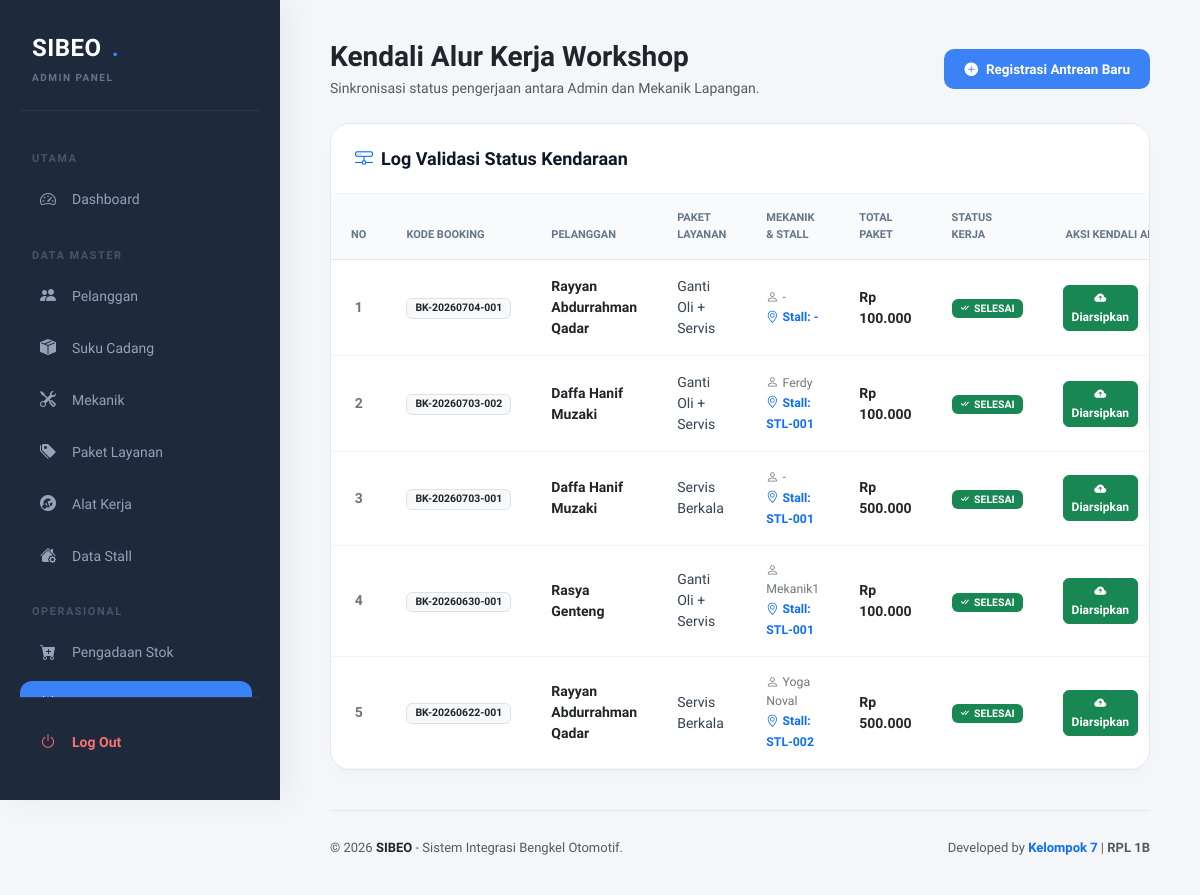
Page /admin/booking.php on the earlier database version.
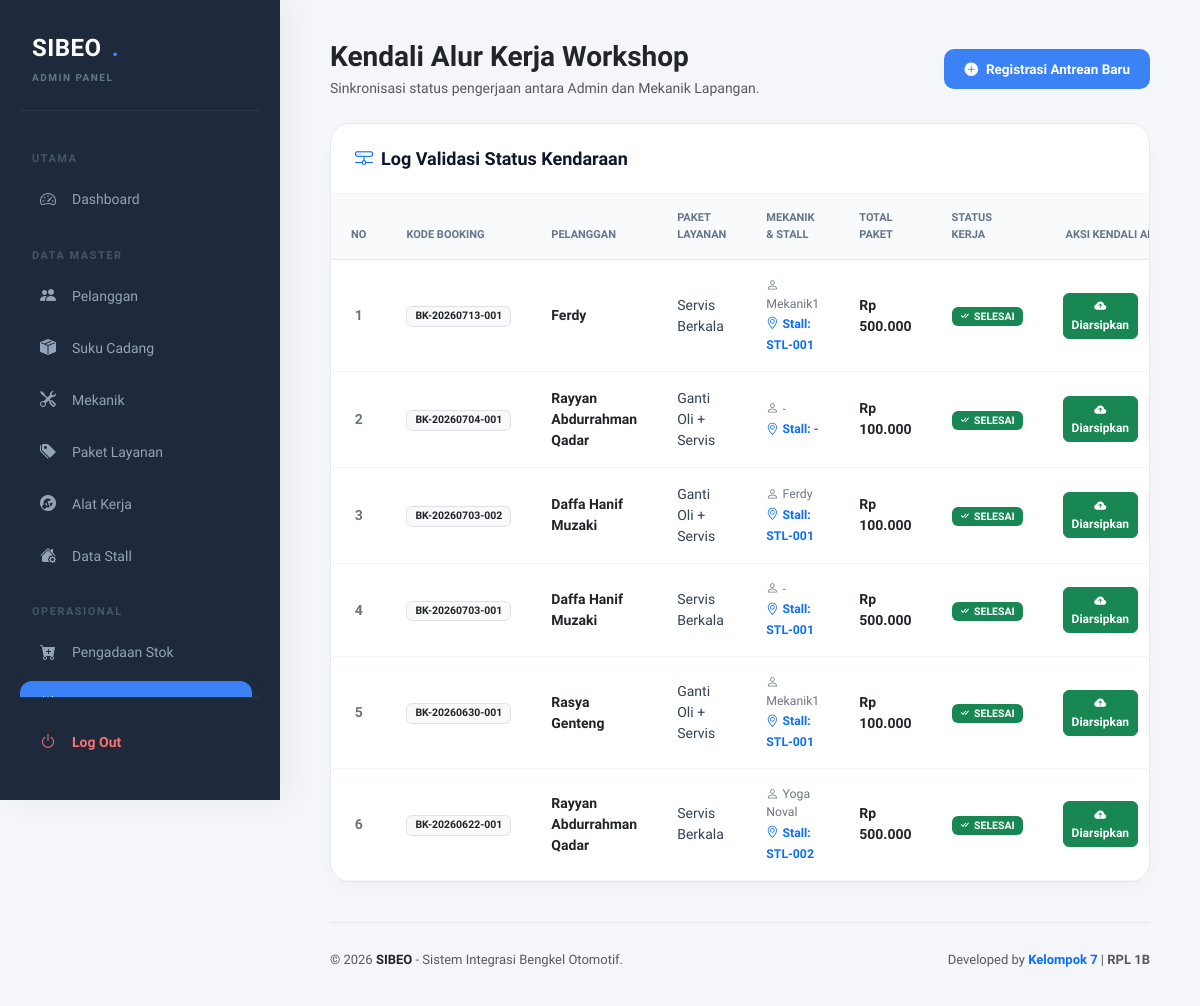
Same page on the later database version.
### tables this page shows
CREATE TABLE `tbl_booking` (
  `id_booking` int(11) NOT NULL,
  `kode_booking` varchar(20) NOT NULL,
  `id_pelanggan` int(11) NOT NULL,
  `id_kendaraan` int(11) NOT NULL,
  `id_paket` int(11) NOT NULL,
  `id_stall` int(11) DEFAULT NULL,
  `id_mekanik` int(11) DEFAULT NULL,
  `tanggal_servis` date NOT NULL,
  `jam_servis` time NOT NULL,
  `keluhan` text NOT NULL,
  `status` varchar(30) NOT NULL DEFAULT 'menunggu',
  `created_at` timestamp NOT NULL DEFAULT current_timestamp()
);

CREATE TABLE `tbl_pelanggan` (
  `id_pelanggan` int(11) NOT NULL,
  `nomor_pelanggan` varchar(20) NOT NULL,
  `nama_lengkap` varchar(100) NOT NULL,
  `nik` varchar(16) NOT NULL,
  `no_telepon` varchar(15) NOT NULL,
  `email` varchar(100) NOT NULL,
  `alamat` text NOT NULL,
  `password` varchar(50) NOT NULL,
  `status` enum('aktif','nonaktif') NOT NULL DEFAULT 'aktif',
  `created_at` timestamp NOT NULL DEFAULT current_timestamp()
);

CREATE TABLE `tbl_paket_layanan` (
  `id_paket` int(11) NOT NULL,
  `nama_paket` varchar(100) NOT NULL,
  `deskripsi` text NOT NULL,
  `harga` decimal(12,2) NOT NULL
);

### admin/booking.php (the view, shortened to what the changed rows need)
<?php
include "../config/koneksi.php";
function safe_text($value) {
    return htmlspecialchars((string)$value, ENT_QUOTES, 'UTF-8');
}
$kolom_mekanik = "nama";
?>
<!DOCTYPE html>
<html lang="id">
<head>
    <link href="https://cdn.jsdelivr.net/npm/bootstrap@5.3.0/dist/css/bootstrap.min.css" rel="stylesheet">
    <link rel="stylesheet" href="https://cdn.jsdelivr.net/npm/bootstrap-icons@1.11.1/font/bootstrap-icons.css">
</head>
<body>
<div class="layout-wrapper">
    <div class="main-canvas">
        <div class="data-card-premium">
            <div class="table-responsive">
                <table class="table table-hover table-premium align-middle mb-0">
                    <thead>
                        <tr>
                            <th class="text-center">No</th>
                            <th>Kode Booking</th>
                            <th>Pelanggan</th>
                            <th>Paket Layanan</th>
                            <th>Mekanik & Stall</th>
                            <th>Total Paket</th>
                            <th>Status Kerja</th>
                            <th class="text-center">Aksi Kendali Admin</th>
                        </tr>
                    </thead>
                    <tbody>
                        <?php
                        $no = 1;
                        $query_booking = mysqli_query($koneksi, "
                            SELECT b.*, p.nama_lengkap, pk.nama_paket, pk.harga AS harga_paket,
                                   IFNULL(m.$kolom_mekanik, '-') AS nama_mekanik,
                                   IFNULL(s.nomor_stall, '-') AS nomor_stall,
                                   COALESCE(pk.harga, 0) AS total_akhir
                            FROM tbl_booking b
                            LEFT JOIN tbl_pelanggan p ON b.id_pelanggan = p.id_pelanggan
                            LEFT JOIN tbl_paket_layanan pk ON b.id_paket = pk.id_paket
                            LEFT JOIN tbl_mekanik m ON b.id_mekanik = m.id_mekanik
                            LEFT JOIN tbl_stall s ON b.id_stall = s.id_stall
                            ORDER BY b.id_booking DESC
                        ");
                        if ($query_booking && mysqli_num_rows($query_booking) > 0) {
                            while ($data = mysqli_fetch_assoc($query_booking)) {
                                $st = strtolower($data['status']);
                                ?>
                                <tr>
                                    <td class="text-center text-secondary fw-semibold"><?= $no++; ?></td>
                                    <td><span class="badge bg-light text-dark border px-2 py-1 fw-bold"><?= safe_text($data['kode_booking']); ?></span></td>
                                    <td><strong class="text-dark"><?= safe_text($data['nama_lengkap']); ?></strong></td>
                                    <td><?= safe_text($data['nama_paket']); ?></td>
                                    <td>
                                        <small class="d-block text-secondary"><i class="bi bi-person me-1"></i><?= safe_text($data['nama_mekanik']); ?></small>
                                        <span class="text-primary small fw-bold"><i class="bi bi-geo-alt me-1"></i>Stall: <?= safe_text($data['nomor_stall']); ?></span>
                                    </td>
                                    <td><strong class="text-dark">Rp <?= number_format($data['total_akhir'], 0, ',', '.'); ?></strong></td>
                                    <td>
                                        <?php
                                        if($st == 'menunggu') {
                                            echo '<span class="badge bg-secondary px-2 py-1 text-uppercase small fw-bold">Menunggu</span>';
                                        } elseif($st == 'terkonfirmasi') {
                                            echo '<span class="badge bg-info text-dark px-2 py-1 text-uppercase small fw-bold">Terkonfirmasi</span>';
                                        } elseif($st == 'dalam_proses') {
                                            echo '<span class="badge bg-warning text-dark px-2 py-1 text-uppercase small fw-bold"><i class="bi bi-hourglass-split me-1"></i>Dalam Proses</span>';
                                        } else {
                                            echo '<span class="badge bg-success px-2 py-1 text-uppercase small fw-bold"><i class="bi bi-check-all me-1"></i>Selesai</span>';
                                        }
                                        ?>
                                    </td>
                                    <td class="text-center">
                                        <div class="d-flex justify-content-center gap-2">
                                            <?php if($st == 'menunggu'): ?>
                                                <button class="btn btn-sm btn-primary fw-bold px-2.5" data-bs-toggle="modal" data-bs-target="#modalKonf<?= $data['id_booking']; ?>" style="border-radius:6px; font-size:12px;">
                                                    <i class="bi bi-shield-check"></i> Konfirmasi & Plot
                                                </button>
                                            <?php elseif($st == 'terkonfirmasi'): ?>
                                                <button class="btn btn-sm btn-light text-muted px-2.5" style="border-radius:6px; font-size:12px;" disabled>
                                                    <i class="bi bi-clock"></i> Menunggu Mekanik
                                                </button>
                                            <?php elseif($st == 'dalam_proses'): ?>
                                                <button class="btn btn-sm btn-outline-warning fw-bold px-2.5" style="cursor: not-allowed; border-radius:6px; font-size:12px;" disabled>
                                                    <i class="bi bi-lock-fill"></i> Mekanik Sedang Kerja
                                                </button>
                                            <?php else: ?>
                                                <a href="booking.php?arsip_selesai=<?= $data['id_booking']; ?>" class="btn btn-sm btn-success fw-bold px-2.5" style="border-radius:6px; font-size:12px;">
                                                    <i class="bi bi-cloud-arrow-up-fill"></i> Diarsipkan
                                                </a>
                                            <?php endif; ?>
                                            <a href="booking.php?hapus=<?= $data['id_booking']; ?>" class="btn btn-sm btn-light text-danger px-2" onclick="return confirm('Hapus data?')">
                                            </a>
                                        </div>
                                    </td>
                                </tr>
                                <?php
                            }
                        } else {
                            echo "<tr><td colspan='8' class='text-center text-muted py-5 small'><i class='bi bi-calendar-x d-block fs-2 mb-2 opacity-50'></i>Belum ada data transaksi booking.</td></tr>";
                        }
                        ?>
                    </tbody>
                </table>
            </div>
        </div>
    </div>
</div>
</body>
</html>

Differences in the rows shown:
added tbl_booking: kode_booking "BK-20260713-001", id_pelanggan.nama_lengkap "Ferdy", id_paket.nama_paket "Servis Berkala", nama_mekanik "Mekanik1", nomor_stall "STL-001", total_akhir "500.000", status "selesai" (drawn)
